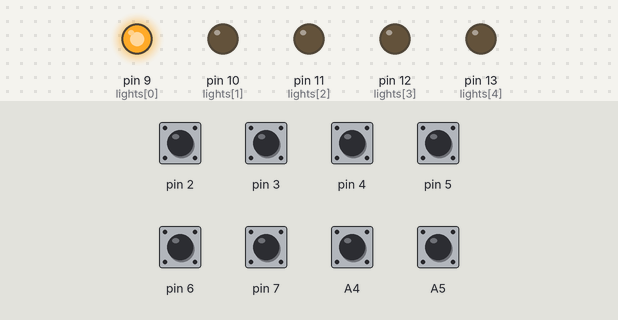
Simulated run of this sketch. Board: Arduino Uno, built with avr-gcc and run on an emulated ATmega328P. On the bench: output pins drawn as LEDs (lit = HIGH). The inputs (shaded band) are chosen by the test bench; at power-on: A4, A5, pin 2–7 HIGH. What the sketch prints to the serial monitor is not drawn.

Above: at 0.1 s.
At 1.1 s:
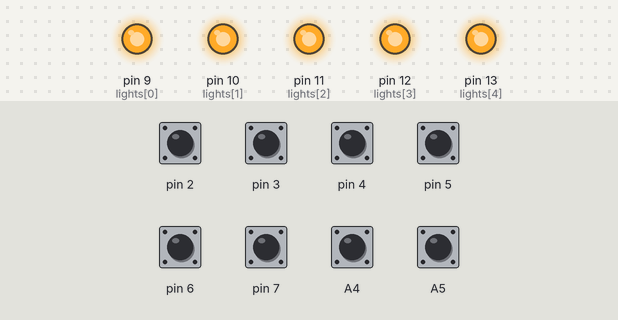
At 3.4 s:
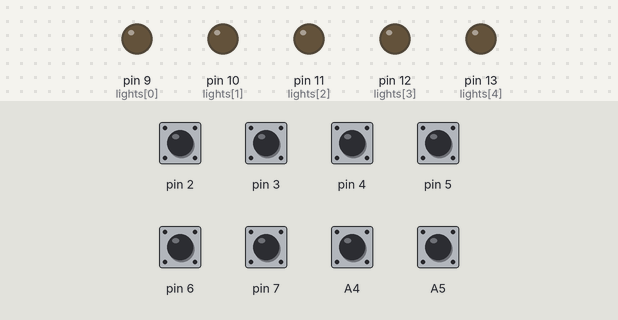
3.5 s: pin 2 pulled LOW for 0.15 s
Timing chart, 0 to 6.5 s (numbered marks = the images above; inputs shaded):
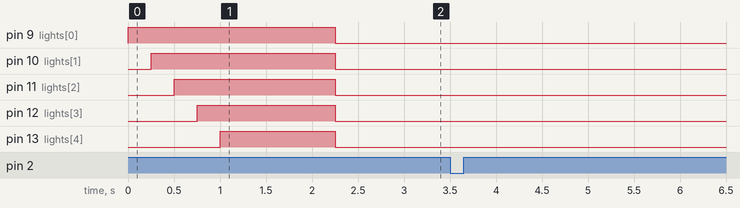

The sketch:

keypad.ino
```cpp
#include <avr/io.h>
#include "button.h"

button *buttons[] = {
  new button( 0, A4, 5 ),
  new button( 1, A5, 5 ),
  new button( 2, 2, 5 ),
  new button( 3, 3, 5 ),
  new button( 4, 4, 5 ),
  new button( 5, 5, 5 ),
  new button( 6, 6, 5 ),
  new button( 7, 7, 5 ),
};
byte button_count = sizeof(buttons)/sizeof(button*);

byte lights[] = {
  9,
  10,
  11,
  12,
  13,
};
byte light_count = sizeof(lights)/sizeof(byte);
byte light_base_pin = lights[0];

void setup()
{
  Serial.begin( 115200 );
  Serial.setTimeout(250);
  Serial.print("\n\n\n\n0h\n");
  Serial.print( button_count );
  Serial.print("b\n" );
  Serial.print( light_count );
  Serial.print("l\n" );

  for (byte i = 0; i < button_count; i++)
  {
    buttons[i]->setUpButton();
  }

  for (byte i = 0; i < light_count; i++)
  {
    pinMode(lights[i], OUTPUT);
    digitalWrite(lights[i], HIGH);
    delay(250);
  }

  delay(1000);

  for (byte i = 0; i < light_count; i++)
  {
    digitalWrite(lights[i], LOW);
  }
};

void processButton(button *btn)
{
  byte buttonState = btn->runButton();

  switch ( buttonState )
  {
    case CURRENT_1 :
    {
      Serial.print(btn->index());
      Serial.print("u\n");
      break;
    }
    case PREVIOUS_2 :
    {
      Serial.print(btn->index());
      Serial.print("d\n");
      break;
    }
  }
}

void loop()
{
  // process the button states..
  for (byte i = 0; i < button_count; i++)
  {
    processButton(buttons[i]);
  }

  // read light commands from serial..
  while (Serial.available() > 0)
  {
	  String data = Serial.readStringUntil('\n');
	  byte command = data[0];
	  byte value = data[1];

	  //Serial.print("0i - ");
	  //Serial.print(data);
	  //Serial.print("\n");

	  switch(command)
	  {
	  	case 'l':
	  	{
	  		value -= 48; // char 0 to decimal 0.
	  		if (value < light_count)
	  		{
	  			digitalWrite(lights[value], HIGH);
	  		}
	  		break;
	  	}
	  	case 'd':
	  	{
	  		value -= 48; // char 0 to decimal 0.
	  		if (value < light_count)
	  		{
	  			digitalWrite(lights[value], LOW);
	  		}
	  		break;
	  	}
	  }
  }
}
```

button.cpp
```cpp
// button library, Sept 25th, 2016 by GoForSmoke
// revised July 25th, 2017

#include "Arduino.h"
#include "button.h"

button::button() // default constructor for arrays, needs the full setup
{
  buttonState = CURRENT_1;
}

button::button( byte id, byte ap, byte dbm )
{
  indexNum = id;
  arduPin = ap;
  debounceMs = dbm;
  buttonState = CURRENT_1;
};

void button::setButton( byte id, byte ap, byte dbm ) // id, pin, debounce millis
{
  indexNum = id;
  arduPin = ap;
  debounceMs = dbm;
  pinMode( arduPin, INPUT_PULLUP );
};


void button::setUpButton( void )
{
  pinMode( arduPin, INPUT_PULLUP );
};

byte button::buttonRead()
{
  return buttonState;
};


byte button::runButton( void )
{
  buttonState &= BOUNCE_4 | CURRENT_1; // clears previous state bit
  buttonState |= ( buttonState & CURRENT_1 ) << 1; // copy current state to previous
  buttonState &= BOUNCE_4 | PREVIOUS_2; // clears current state bit
  buttonState += digitalRead( arduPin ); // current state loaded into bit 0

  if ( (( buttonState & HISTORY_3 ) == CURRENT_1 ) || (( buttonState & HISTORY_3 ) == PREVIOUS_2 ) )
  // state change detected
  {
    buttonState ^= BOUNCE_4;      // toggles debounce bit
    // on 1st and odd # changes since last stable state, debounce is on
    // on bounces back to original state, debounce is off
    if ( buttonState & BOUNCE_4 )
    {
      startMs = (byte) millis();    // starts/restarts the bounce clock on any change.
    }
    else
    {
      buttonState &= CURRENT_1; // clears previous state and bounce bits
      buttonState |= (( buttonState & CURRENT_1 ) << 1 ); // copy current state to previous
    }
  }
  else if ( buttonState & BOUNCE_4 ) // then wait to clear debounce bit
  {
    if ( (byte)((byte)millis()) - startMs >= debounceMs ) // then stable button state achieved
    {
      //   understand that stable state means no change for debounceMs. When time
      //   is over the state bits are manipulated to show a state change.
      buttonState &= CURRENT_1; // clear all but the current state bit
      if ( buttonState == 0 )  buttonState = PREVIOUS_2;  // HIGH->LOW
      else                     buttonState = CURRENT_1;  // LOW->HIGH
      //   buttonState now appears as a debounced state change in bits 0 and 1
    }
  }

  return buttonState;
};

byte button::pin( void )
{
  return arduPin;
}

byte button::index( void )
{
  return indexNum;
}
```

button.h
```cpp
/*
  button.h for public domain use by GoForSmoke May 29 2015
  Revised Sept 2016
  To use:
  make a buttonclass object in your sketch
  run that object every time through loop(), it is quickly done
  when you want to know the status of the button, you read the object
  it returns state;  bit 0 = current, bit 1 = previous, bit 2 = bounce
*/

// button library, Sept 25th, 2016 by GoForSmoke
// revised July 25th, 2017

#ifndef button_h
#define button_h

#include "Arduino.h"

#define CURRENT_1 1
#define PREVIOUS_2 2
#define HISTORY_3 3
#define BOUNCE_4 4

class button
{
private:
  byte indexNum;
  byte arduPin;
  byte buttonState; // bit 0 = current, bit 1 = previous, bit 2 = bounce
  byte startMs;
  byte debounceMs;

public:
  button(); // default constructor
  void setButton( byte, byte, byte ); // id, pin, debounce millis
  button( byte, byte, byte ); // id, pin, debounce millis
  void setUpButton( void );
  byte runButton( void ); // returns buttonState as below
  // buttonState: bit 0 = current, bit 1 = previous, bit 2 = bounce
  byte buttonRead();  // returns buttonState as above
  byte pin();
  byte index();
};

#endif
```

Measured:
- after the input at 3.5 s, every drawn part: stays the same
